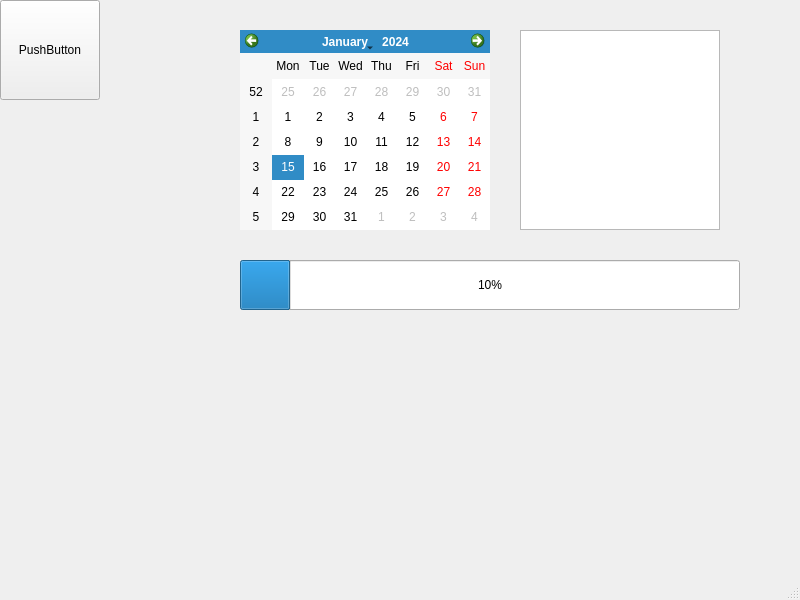
<?xml version="1.0" encoding="UTF-8"?>
<ui version="4.0">
 <class>MainWindow</class>
 <widget class="QMainWindow" name="MainWindow">
  <property name="geometry">
   <rect>
    <x>0</x>
    <y>0</y>
    <width>800</width>
    <height>600</height>
   </rect>
  </property>
  <property name="windowTitle">
   <string>MainWindow</string>
  </property>
  <widget class="QWidget" name="centralwidget">
   <widget class="QPushButton" name="pushButton">
    <property name="geometry">
     <rect>
      <x>0</x>
      <y>0</y>
      <width>100</width>
      <height>100</height>
     </rect>
    </property>
    <property name="text">
     <string>PushButton</string>
    </property>
   </widget>
   <widget class="QCalendarWidget" name="calendarWidget">
    <property name="geometry">
     <rect>
      <x>240</x>
      <y>30</y>
      <width>250</width>
      <height>200</height>
     </rect>
    </property>
   </widget>
   <widget class="QGraphicsView" name="graphicsView">
    <property name="geometry">
     <rect>
      <x>520</x>
      <y>30</y>
      <width>200</width>
      <height>200</height>
     </rect>
    </property>
   </widget>
   <widget class="QProgressBar" name="progressBar">
    <property name="geometry">
     <rect>
      <x>240</x>
      <y>260</y>
      <width>500</width>
      <height>50</height>
     </rect>
    </property>
    <property name="value">
     <number>10</number>
    </property>
   </widget>
  </widget>
  <widget class="QMenuBar" name="menubar">
   <property name="geometry">
    <rect>
     <x>0</x>
     <y>0</y>
     <width>800</width>
     <height>23</height>
    </rect>
   </property>
  </widget>
  <widget class="QStatusBar" name="statusbar"/>
 </widget>
 <resources/>
 <connections/>
</ui>
